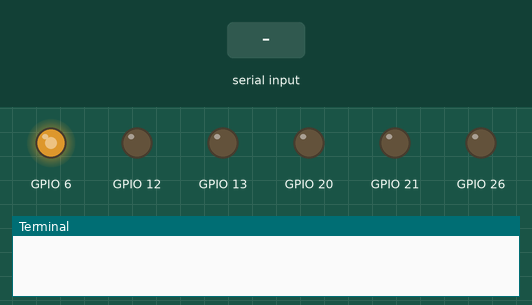
Simulated run of this program. Board: Raspberry Pi (BCM pin numbers). On the bench: output pins drawn as LEDs (lit = HIGH), the last lines printed to the terminal. The inputs (shaded band) are chosen by the test bench.

Above: at 1.2 s.
1.3 s: "q" typed at the terminal
At 2.3 s:
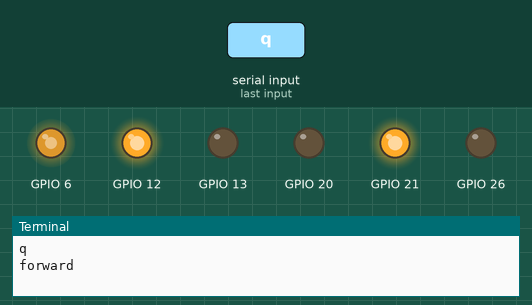
4.3 s: "a" typed at the terminal
At 5.7 s:
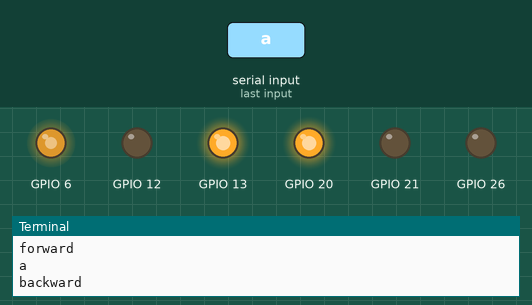
Timing chart, 0 to 7.8 s (numbered marks = the images above; inputs shaded):
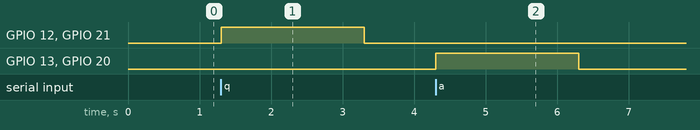

The program:

key_grip.py
```python
import sys, tty, termios, os
from GripperControl import AlphaBot

bot=AlphaBot()

def getch():
    fd = sys.stdin.fileno()
    old_settings = termios.tcgetattr(fd)
    try:
        tty.setraw(sys.stdin.fileno())
        ch = sys.stdin.read(1)
    finally:
        termios.tcsetattr(fd, termios.TCSADRAIN, old_settings)
    return ch

bot.setPWMA(70)
while True:
  try:
   char = getch()
   if(char == 'q'):
      print('q')
      bot.forward()
   elif(char == 'a'):
      print('a')
      bot.backward()
   elif(char == 'z'):
      print('z')
      bot.stop()
   elif(char == "x"):
      break
   char = ""
  except ValueError:
    print('Angle out of range')
```

GripperControl.py
```python
import RPi.GPIO as GPIO
import time

class AlphaBot(object):

	def __init__(self,in1=12,in2=13,ena=6,in3=20,in4=21,enb=26):
		self.IN1 = in1
		self.IN2 = in2
		self.IN3 = in3
		self.IN4 = in4
		self.ENA = ena
		self.ENB = enb

		GPIO.setmode(GPIO.BCM)
		GPIO.setwarnings(False)
		GPIO.setup(self.IN1,GPIO.OUT)
		GPIO.setup(self.IN2,GPIO.OUT)
		GPIO.setup(self.IN3,GPIO.OUT)
		GPIO.setup(self.IN4,GPIO.OUT)
		GPIO.setup(self.ENA,GPIO.OUT)
		GPIO.setup(self.ENB,GPIO.OUT)
		#self.forward()
		self.PWMA = GPIO.PWM(self.ENA,200) #create a PWM instance: // GPIO.PWM(channal,frequence)
		self.PWMB = GPIO.PWM(self.ENB,200)
		self.PWMA.start(0) # start PWM where (..) is the duty cycle (0.0% <= dc <= 100.0%)
		self.PWMB.start(0)
		GPIO.output(self.IN1,GPIO.LOW)
		GPIO.output(self.IN2,GPIO.LOW)
		GPIO.output(self.IN3,GPIO.LOW)
		GPIO.output(self.IN4,GPIO.LOW)
	def forward(self):
		print('forward')
		GPIO.output(self.IN1,GPIO.HIGH)
		GPIO.output(self.IN2,GPIO.LOW)
		GPIO.output(self.IN3,GPIO.LOW)
		GPIO.output(self.IN4,GPIO.HIGH)
		time.sleep(2)
		GPIO.output(self.IN1,GPIO.LOW)
		GPIO.output(self.IN2,GPIO.LOW)
		GPIO.output(self.IN3,GPIO.LOW)
		GPIO.output(self.IN4,GPIO.LOW)

	def stop(self):
		print('stop')
		GPIO.output(self.IN1,GPIO.LOW)
		GPIO.output(self.IN2,GPIO.LOW)
		GPIO.output(self.IN3,GPIO.LOW)
		GPIO.output(self.IN4,GPIO.LOW)

	def backward(self):
		print('backward')
		GPIO.output(self.IN1,GPIO.LOW)
		GPIO.output(self.IN2,GPIO.HIGH)
		GPIO.output(self.IN3,GPIO.HIGH)
		GPIO.output(self.IN4,GPIO.LOW)
		time.sleep(2)
		GPIO.output(self.IN1,GPIO.LOW)
		GPIO.output(self.IN2,GPIO.LOW)
		GPIO.output(self.IN3,GPIO.LOW)
		GPIO.output(self.IN4,GPIO.LOW)
	def setPWMA(self,value):
		self.PWMA.ChangeDutyCycle(value) # where 0.0 <= dc <= 100.0

	def setPWMB(self,value):
		self.PWMB.ChangeDutyCycle(value)
```

Measured:
- after the input at 1.3 s, GPIO 12, GPIO 21: LOW → HIGH at once, → LOW 2.0 s later
- after the input at 4.3 s, GPIO 13, GPIO 20: LOW → HIGH at once, → LOW 2.0 s later
